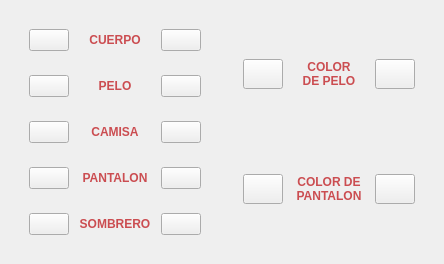
               <widget class="QWidget" name="appearanceButtonsWidget" native="true">
                <layout class="QHBoxLayout" name="horizontalLayout_5">
                 <item>
                  <widget class="QWidget" name="changeAssetsWidget" native="true">
                   <layout class="QVBoxLayout" name="verticalLayout_6">
                    <item>
                     <widget class="QWidget" name="bodyWidget" native="true">
                      <layout class="QHBoxLayout" name="horizontalLayout_7">
                       <item>
                        <widget class="QPushButton" name="bodyLeft">
                         <property name="minimumSize">
                          <size>
                           <width>30</width>
                           <height>20</height>
                          </size>
                         </property>
                         <property name="maximumSize">
                          <size>
                           <width>40</width>
                           <height>30</height>
                          </size>
                         </property>
                         <property name="styleSheet">
                          <string notr="true">border-image: url(&quot;client_src/data/menu/arrowLeft.png&quot;);</string>
                         </property>
                         <property name="text">
                          <string/>
                         </property>
                        </widget>
                       </item>
                       <item>
                        <widget class="QLabel" name="bodyLabel">
                         <property name="minimumSize">
                          <size>
                           <width>80</width>
                           <height>0</height>
                          </size>
                         </property>
                         <property name="maximumSize">
                          <size>
                           <width>80</width>
                           <height>16777215</height>
                          </size>
                         </property>
                         <property name="styleSheet">
                          <string notr="true">color: #CB4D51;
</string>
                         </property>
                         <property name="text">
                          <string>&lt;html&gt;&lt;head/&gt;&lt;body&gt;&lt;p&gt;&lt;span style=&quot; font-weight:700;&quot;&gt;CUERPO&lt;/span&gt;&lt;/p&gt;&lt;/body&gt;&lt;/html&gt;</string>
                         </property>
                         <property name="alignment">
                          <set>Qt::AlignCenter</set>
                         </property>
                         <property name="indent">
                          <number>0</number>
                         </property>
                        </widget>
                       </item>
                       <item>
                        <widget class="QPushButton" name="bodyRight">
                         <property name="minimumSize">
                          <size>
                           <width>30</width>
                           <height>20</height>
                          </size>
                         </property>
                         <property name="maximumSize">
                          <size>
                           <width>40</width>
                           <height>30</height>
                          </size>
                         </property>
                         <property name="styleSheet">
                          <string notr="true">border-image: url(&quot;client_src/data/menu/arrowRight.png&quot;);</string>
                         </property>
                         <property name="text">
                          <string/>
                         </property>
                        </widget>
                       </item>
                      </layout>
                     </widget>
                    </item>
                    <item>
                     <widget class="QWidget" name="hairWidget" native="true">
                      <layout class="QHBoxLayout" name="horizontalLayout_9">
                       <item>
                        <widget class="QPushButton" name="hairLeft">
                         <property name="minimumSize">
                          <size>
                           <width>30</width>
                           <height>20</height>
                          </size>
                         </property>
                         <property name="maximumSize">
                          <size>
                           <width>40</width>
                           <height>30</height>
                          </size>
                         </property>
                         <property name="styleSheet">
                          <string notr="true">border-image: url(&quot;client_src/data/menu/arrowLeft.png&quot;);</string>
                         </property>
                         <property name="text">
                          <string/>
                         </property>
                        </widget>
                       </item>
                       <item>
                        <widget class="QLabel" name="hairLabel">
                         <property name="minimumSize">
                          <size>
                           <width>80</width>
                           <height>0</height>
                          </size>
                         </property>
                         <property name="maximumSize">
                          <size>
                           <width>80</width>
                           <height>16777215</height>
                          </size>
                         </property>
                         <property name="styleSheet">
                          <string notr="true">color: #CB4D51;</string>
                         </property>
                         <property name="text">
                          <string>&lt;html&gt;&lt;head/&gt;&lt;body&gt;&lt;p&gt;&lt;span style=&quot; font-weight:700;&quot;&gt;PELO&lt;/span&gt;&lt;/p&gt;&lt;/body&gt;&lt;/html&gt;</string>
                         </property>
                         <property name="alignment">
                          <set>Qt::AlignCenter</set>
                         </property>
                         <property name="indent">
                          <number>0</number>
                         </property>
                        </widget>
                       </item>
                       <item>
                        <widget class="QPushButton" name="hairRight">
                         <property name="minimumSize">
                          <size>
                           <width>30</width>
                           <height>20</height>
                          </size>
                         </property>
                         <property name="maximumSize">
                          <size>
                           <width>40</width>
                           <height>30</height>
                          </size>
                         </property>
                         <property name="styleSheet">
                          <string notr="true">border-image: url(&quot;client_src/data/menu/arrowRight.png&quot;);</string>
                         </property>
                         <property name="text">
                          <string/>
                         </property>
                        </widget>
                       </item>
                      </layout>
                     </widget>
                    </item>
                    <item>
                     <widget class="QWidget" name="shirtWidget" native="true">
                      <layout class="QHBoxLayout" name="horizontalLayout_6">
                       <item>
                        <widget class="QPushButton" name="shirtLeft">
                         <property name="minimumSize">
                          <size>
                           <width>30</width>
                           <height>20</height>
                          </size>
                         </property>
                         <property name="maximumSize">
                          <size>
                           <width>40</width>
                           <height>30</height>
                          </size>
                         </property>
                         <property name="styleSheet">
                          <string notr="true">border-image: url(&quot;client_src/data/menu/arrowLeft.png&quot;);</string>
                         </property>
                         <property name="text">
                          <string/>
                         </property>
                        </widget>
                       </item>
                       <item>
                        <widget class="QLabel" name="shirtLabel">
                         <property name="minimumSize">
                          <size>
                           <width>80</width>
                           <height>0</height>
                          </size>
                         </property>
                         <property name="maximumSize">
                          <size>
                           <width>80</width>
                           <height>16777215</height>
                          </size>
                         </property>
                         <property name="styleSheet">
                          <string notr="true">color: #CB4D51;</string>
                         </property>
                         <property name="text">
                          <string>&lt;html&gt;&lt;head/&gt;&lt;body&gt;&lt;p&gt;&lt;span style=&quot; font-weight:700;&quot;&gt;CAMISA&lt;/span&gt;&lt;/p&gt;&lt;/body&gt;&lt;/html&gt;</string>
                         </property>
                         <property name="alignment">
                          <set>Qt::AlignCenter</set>
                         </property>
                         <property name="indent">
                          <number>0</number>
                         </property>
                        </widget>
                       </item>
                       <item>
                        <widget class="QPushButton" name="shirtRight">
                         <property name="minimumSize">
                          <size>
                           <width>30</width>
                           <height>20</height>
                          </size>
                         </property>
                         <property name="maximumSize">
                          <size>
                           <width>40</width>
                           <height>30</height>
                          </size>
                         </property>
                         <property name="styleSheet">
                          <string notr="true">border-image: url(&quot;client_src/data/menu/arrowRight.png&quot;);</string>
                         </property>
                         <property name="text">
                          <string/>
                         </property>
                        </widget>
                       </item>
                      </layout>
                     </widget>
                    </item>
                    <item>
                     <widget class="QWidget" name="pantsWidget" native="true">
                      <layout class="QHBoxLayout" name="horizontalLayout_8">
                       <item>
                        <widget class="QPushButton" name="pantsLeft">
                         <property name="minimumSize">
                          <size>
                           <width>30</width>
                           <height>20</height>
                          </size>
                         </property>
                         <property name="maximumSize">
                          <size>
                           <width>40</width>
                           <height>30</height>
                          </size>
                         </property>
                         <property name="styleSheet">
                          <string notr="true">border-image: url(&quot;client_src/data/menu/arrowLeft.png&quot;);</string>
                         </property>
                         <property name="text">
                          <string/>
                         </property>
                        </widget>
                       </item>
                       <item>
                        <widget class="QLabel" name="pantsLabel">
                         <property name="minimumSize">
                          <size>
                           <width>80</width>
                           <height>0</height>
                          </size>
                         </property>
                         <property name="maximumSize">
                          <size>
                           <width>80</width>
                           <height>16777215</height>
                          </size>
                         </property>
                         <property name="styleSheet">
                          <string notr="true">color: #CB4D51;</string>
                         </property>
                         <property name="lineWidth">
                          <number>4</number>
                         </property>
                         <property name="text">
                          <string>&lt;html&gt;&lt;head/&gt;&lt;body&gt;&lt;p&gt;&lt;span style=&quot; font-weight:700;&quot;&gt;PANTALON&lt;/span&gt;&lt;/p&gt;&lt;/body&gt;&lt;/html&gt;</string>
                         </property>
                         <property name="alignment">
                          <set>Qt::AlignCenter</set>
                         </property>
                         <property name="indent">
                          <number>0</number>
                         </property>
                        </widget>
                       </item>
                       <item>
                        <widget class="QPushButton" name="pantsRight">
                         <property name="minimumSize">
                          <size>
                           <width>30</width>
                           <height>20</height>
                          </size>
                         </property>
                         <property name="maximumSize">
                          <size>
                           <width>40</width>
                           <height>30</height>
                          </size>
                         </property>
                         <property name="styleSheet">
                          <string notr="true">border-image: url(&quot;client_src/data/menu/arrowRight.png&quot;);</string>
                         </property>
                         <property name="text">
                          <string/>
                         </property>
                        </widget>
                       </item>
                      </layout>
                     </widget>
                    </item>
                    <item>
                     <widget class="QWidget" name="hatWidget" native="true">
                      <layout class="QHBoxLayout" name="horizontalLayout_10">
                       <item>
                        <widget class="QPushButton" name="hatLeft">
                         <property name="minimumSize">
                          <size>
                           <width>30</width>
                           <height>20</height>
                          </size>
                         </property>
                         <property name="maximumSize">
                          <size>
                           <width>40</width>
                           <height>30</height>
                          </size>
                         </property>
                         <property name="styleSheet">
                          <string notr="true">border-image: url(&quot;client_src/data/menu/arrowLeft.png&quot;);</string>
                         </property>
                         <property name="text">
                          <string/>
                         </property>
                        </widget>
                       </item>
                       <item>
                        <widget class="QLabel" name="hatLabel">
                         <property name="minimumSize">
                          <size>
                           <width>80</width>
                           <height>0</height>
                          </size>
                         </property>
                         <property name="maximumSize">
                          <size>
                           <width>80</width>
                           <height>16777215</height>
                          </size>
                         </property>
                         <property name="styleSheet">
                          <string notr="true">color: #CB4D51;</string>
                         </property>
                         <property name="text">
                          <string>&lt;html&gt;&lt;head/&gt;&lt;body&gt;&lt;p&gt;&lt;span style=&quot; font-weight:700;&quot;&gt;SOMBRERO&lt;/span&gt;&lt;/p&gt;&lt;/body&gt;&lt;/html&gt;</string>
                         </property>
                         <property name="alignment">
                          <set>Qt::AlignCenter</set>
                         </property>
                         <property name="indent">
                          <number>0</number>
                         </property>
                        </widget>
                       </item>
                       <item>
                        <widget class="QPushButton" name="hatRight">
                         <property name="minimumSize">
                          <size>
                           <width>30</width>
                           <height>20</height>
                          </size>
                         </property>
                         <property name="maximumSize">
                          <size>
                           <width>40</width>
                           <height>30</height>
                          </size>
                         </property>
                         <property name="styleSheet">
                          <string notr="true">border-image: url(&quot;client_src/data/menu/arrowRight.png&quot;);</string>
                         </property>
                         <property name="text">
                          <string/>
                         </property>
                        </widget>
                       </item>
                      </layout>
                     </widget>
                    </item>
                   </layout>
                  </widget>
                 </item>
                 <item>
                  <widget class="QWidget" name="changeColorsWidget" native="true">
                   <layout class="QVBoxLayout" name="verticalLayout_7">
                    <item>
                     <widget class="QWidget" name="hairColorWidget" native="true">
                      <layout class="QHBoxLayout" name="horizontalLayout_12">
                       <item>
                        <widget class="QPushButton" name="hairColorLeft">
                         <property name="minimumSize">
                          <size>
                           <width>30</width>
                           <height>20</height>
                          </size>
                         </property>
                         <property name="maximumSize">
                          <size>
                           <width>40</width>
                           <height>30</height>
                          </size>
                         </property>
                         <property name="styleSheet">
                          <string notr="true">border-image: url(&quot;client_src/data/menu/arrowLeft.png&quot;);</string>
                         </property>
                         <property name="text">
                          <string/>
                         </property>
                        </widget>
                       </item>
                       <item>
                        <widget class="QLabel" name="hairColorLabel">
                         <property name="minimumSize">
                          <size>
                           <width>80</width>
                           <height>0</height>
                          </size>
                         </property>
                         <property name="maximumSize">
                          <size>
                           <width>80</width>
                           <height>16777215</height>
                          </size>
                         </property>
                         <property name="styleSheet">
                          <string notr="true">color: #CB4D51;</string>
                         </property>
                         <property name="text">
                          <string>&lt;html&gt;&lt;head/&gt;&lt;body&gt;&lt;p&gt;&lt;span style=&quot; font-weight:700;&quot;&gt;COLOR &lt;br/&gt;DE PELO&lt;/span&gt;&lt;/p&gt;&lt;/body&gt;&lt;/html&gt;</string>
                         </property>
                         <property name="alignment">
                          <set>Qt::AlignCenter</set>
                         </property>
                         <property name="indent">
                          <number>0</number>
                         </property>
                        </widget>
                       </item>
                       <item>
                        <widget class="QPushButton" name="hairColorRight">
                         <property name="minimumSize">
                          <size>
                           <width>30</width>
                           <height>20</height>
                          </size>
                         </property>
                         <property name="maximumSize">
                          <size>
                           <width>40</width>
                           <height>30</height>
                          </size>
                         </property>
                         <property name="styleSheet">
                          <string notr="true">border-image: url(&quot;client_src/data/menu/arrowRight.png&quot;);</string>
                         </property>
                         <property name="text">
                          <string/>
                         </property>
                        </widget>
                       </item>
                      </layout>
                     </widget>
                    </item>
                    <item>
                     <widget class="QWidget" name="pantsColorWidget" native="true">
                      <layout class="QHBoxLayout" name="horizontalLayout_11">
                       <item>
                        <widget class="QPushButton" name="pantsColorLeft">
                         <property name="minimumSize">
                          <size>
                           <width>30</width>
                           <height>20</height>
                          </size>
                         </property>
                         <property name="maximumSize">
                          <size>
                           <width>40</width>
                           <height>30</height>
                          </size>
                         </property>
                         <property name="styleSheet">
                          <string notr="true">border-image: url(&quot;client_src/data/menu/arrowLeft.png&quot;);</string>
                         </property>
                         <property name="text">
                          <string/>
                         </property>
                        </widget>
                       </item>
                       <item>
                        <widget class="QLabel" name="pantsColorLabel">
                         <property name="minimumSize">
                          <size>
                           <width>80</width>
                           <height>0</height>
                          </size>
                         </property>
                         <property name="maximumSize">
                          <size>
                           <width>80</width>
                           <height>16777208</height>
                          </size>
                         </property>
                         <property name="styleSheet">
                          <string notr="true">color: #CB4D51;</string>
                         </property>
                         <property name="text">
                          <string>&lt;html&gt;&lt;head/&gt;&lt;body&gt;&lt;p&gt;&lt;span style=&quot; font-weight:700;&quot;&gt;COLOR DE&lt;br/&gt;PANTALON&lt;/span&gt;&lt;/p&gt;&lt;/body&gt;&lt;/html&gt;</string>
                         </property>
                         <property name="alignment">
                          <set>Qt::AlignCenter</set>
                         </property>
                         <property name="indent">
                          <number>0</number>
                         </property>
                        </widget>
                       </item>
                       <item>
                        <widget class="QPushButton" name="pantsColorRight">
                         <property name="minimumSize">
                          <size>
                           <width>30</width>
                           <height>20</height>
                          </size>
                         </property>
                         <property name="maximumSize">
                          <size>
                           <width>40</width>
                           <height>30</height>
                          </size>
                         </property>
                         <property name="styleSheet">
                          <string notr="true">border-image: url(&quot;client_src/data/menu/arrowRight.png&quot;);</string>
                         </property>
                         <property name="text">
                          <string/>
                         </property>
                        </widget>
                       </item>
                      </layout>
                     </widget>
                    </item>
                   </layout>
                  </widget>
                 </item>
                </layout>
               </widget>
